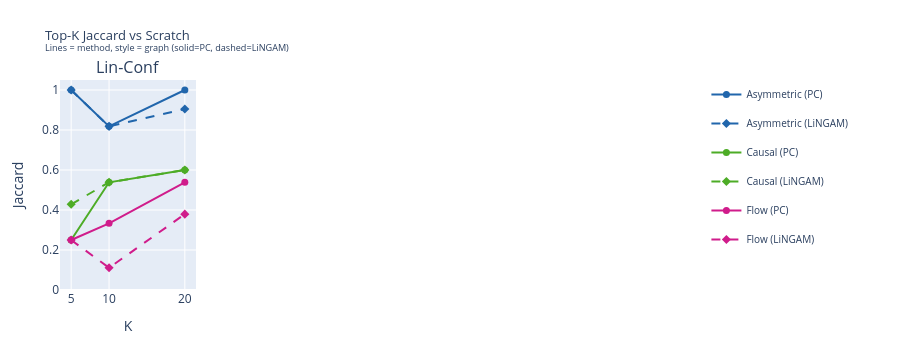

The code cell stored with this chart in its notebook:
### Code cell
# ── 3b: Top-K Jaccard grouped bar — one subplot per dataset ──────────────────
fig_jacc = make_subplots(
    rows=1, cols=4,
    subplot_titles=[DS_LABELS[ds] for ds in DATASETS],
    shared_yaxes=True,
)
GRAPH_DASH = {"PC": "solid", "LiNGAM": "dash"}
GRAPH_SYMBOL = {"PC": "circle", "LiNGAM": "diamond"}
LEGEND_SEEN = set()

for col_i, ds in enumerate(DATASETS, start=1):
    sub = df_metrics[(df_metrics["DatasetFull"] == ds) & (df_metrics["Method"].isin(BASE_METHODS))]
    for meth in BASE_METHODS:
        for g in DISC_GRAPHS:
            rows = sub[(sub["Method"] == meth) & (sub["Graph"] == g)].sort_values("K")
            if rows.empty:
                continue
            name   = f"{meth} ({g})"
            show   = name not in LEGEND_SEEN
            LEGEND_SEEN.add(name)
            fig_jacc.add_trace(
                go.Scatter(
                    x         = rows["K"].tolist(),
                    y         = rows["Jaccard"].tolist(),
                    mode      = "lines+markers",
                    name      = name,
                    legendgroup = name,
                    showlegend  = show,
                    line      = dict(color=METHOD_COLORS[meth], dash=GRAPH_DASH[g]),
                    marker    = dict(symbol=GRAPH_SYMBOL[g], size=7),
                    hovertemplate=f"<b>{name}</b><br>K=%{{x}}<br>Jaccard=%{{y:.3f}}<extra></extra>",
                ),
                row=1, col=col_i,
            )

fig_jacc.update_layout(
    title=dict(text="Top-K Jaccard vs Scratch<br><sup>Lines = method, style = graph (solid=PC, dashed=LiNGAM)</sup>",
               font=dict(size=13)),
    height=350, width=900,
    legend=dict(x=1.01, y=1, xanchor="left", font=dict(size=10)),
    margin=dict(l=60, r=200, t=80, b=60),
)
fig_jacc.update_xaxes(tickvals=K_VALUES, title_text="K")
fig_jacc.update_yaxes(range=[0, 1.05], title_text="Jaccard", col=1)
fig_jacc.show()

### Figure 1 — Plotly figure (JSON) as saved in the notebook; plotly's stock layout.template omitted (floating-point values rounded to 4 significant figures)
{"data": [{"hovertemplate": "<b>Asymmetric (PC)</b><br>K=%{x}<br>Jaccard=%{y:.3f}<extra></extra>", "legendgroup": "Asymmetric (PC)", "line": {"color": "#2166ac", "dash": "solid"}, "marker": {"size": 7, "symbol": "circle"}, "mode": "lines+markers", "name": "Asymmetric (PC)", "showlegend": true, "type": "scatter", "x": [5, 10, 20], "xaxis": "x", "y": [1, 0.8182, 1], "yaxis": "y"}, {"hovertemplate": "<b>Asymmetric (LiNGAM)</b><br>K=%{x}<br>Jaccard=%{y:.3f}<extra></extra>", "legendgroup": "Asymmetric (LiNGAM)", "line": {"color": "#2166ac", "dash": "dash"}, "marker": {"size": 7, "symbol": "diamond"}, "mode": "lines+markers", "name": "Asymmetric (LiNGAM)", "showlegend": true, "type": "scatter", "x": [5, 10, 20], "xaxis": "x", "y": [1, 0.8182, 0.9048], "yaxis": "y"}, {"hovertemplate": "<b>Causal (PC)</b><br>K=%{x}<br>Jaccard=%{y:.3f}<extra></extra>", "legendgroup": "Causal (PC)", "line": {"color": "#4dac26", "dash": "solid"}, "marker": {"size": 7, "symbol": "circle"}, "mode": "lines+markers", "name": "Causal (PC)", "showlegend": true, "type": "scatter", "x": [5, 10, 20], "xaxis": "x", "y": [0.25, 0.5385, 0.6], "yaxis": "y"}, {"hovertemplate": "<b>Causal (LiNGAM)</b><br>K=%{x}<br>Jaccard=%{y:.3f}<extra></extra>", "legendgroup": "Causal (LiNGAM)", "line": {"color": "#4dac26", "dash": "dash"}, "marker": {"size": 7, "symbol": "diamond"}, "mode": "lines+markers", "name": "Causal (LiNGAM)", "showlegend": true, "type": "scatter", "x": [5, 10, 20], "xaxis": "x", "y": [0.4286, 0.5385, 0.6], "yaxis": "y"}, {"hovertemplate": "<b>Flow (PC)</b><br>K=%{x}<br>Jaccard=%{y:.3f}<extra></extra>", "legendgroup": "Flow (PC)", "line": {"color": "#d01c8b", "dash": "solid"}, "marker": {"size": 7, "symbol": "circle"}, "mode": "lines+markers", "name": "Flow (PC)", "showlegend": true, "type": "scatter", "x": [5, 10, 20], "xaxis": "x", "y": [0.25, 0.3333, 0.5385], "yaxis": "y"}, {"hovertemplate": "<b>Flow (LiNGAM)</b><br>K=%{x}<br>Jaccard=%{y:.3f}<extra></extra>", "legendgroup": "Flow (LiNGAM)", "line": {"color": "#d01c8b", "dash": "dash"}, "marker": {"size": 7, "symbol": "diamond"}, "mode": "lines+markers", "name": "Flow (LiNGAM)", "showlegend": true, "type": "scatter", "x": [5, 10, 20], "xaxis": "x", "y": [0.25, 0.1111, 0.3793], "yaxis": "y"}], "layout": {"annotations": [{"font": {"size": 16}, "showarrow": false, "text": "Lin-Conf", "x": 0.1062, "xanchor": "center", "xref": "paper", "y": 1, "yanchor": "bottom", "yref": "paper"}], "height": 350, "legend": {"font": {"size": 10}, "x": 1.01, "xanchor": "left", "y": 1}, "margin": {"b": 60, "l": 60, "r": 200, "t": 80}, "title": {"font": {"size": 13}, "text": "Top-K Jaccard vs Scratch<br><sup>Lines = method, style = graph (solid=PC, dashed=LiNGAM)</sup>"}, "width": 900, "xaxis": {"anchor": "y", "domain": [0, 0.2125], "tickvals": [5, 10, 20], "title": {"text": "K"}}, "xaxis2": {"anchor": "y2", "domain": [0.2625, 0.475], "tickvals": [5, 10, 20], "title": {"text": "K"}}, "xaxis3": {"anchor": "y3", "domain": [0.525, 0.7375], "tickvals": [5, 10, 20], "title": {"text": "K"}}, "xaxis4": {"anchor": "y4", "domain": [0.7875, 1], "tickvals": [5, 10, 20], "title": {"text": "K"}}, "yaxis": {"anchor": "x", "domain": [0, 1], "range": [0, 1.05], "title": {"text": "Jaccard"}}, "yaxis2": {"anchor": "x2", "domain": [0, 1], "matches": "y", "showticklabels": false}, "yaxis3": {"anchor": "x3", "domain": [0, 1], "matches": "y", "showticklabels": false}, "yaxis4": {"anchor": "x4", "domain": [0, 1], "matches": "y", "showticklabels": false}}}
